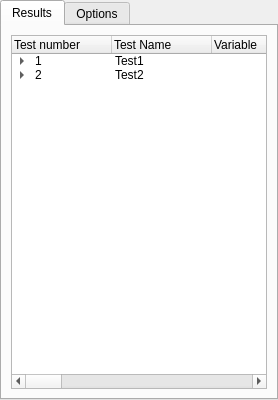
        <widget class="QTabWidget" name="tabWidgetCompute">
         <property name="currentIndex">
          <number>0</number>
         </property>
         <widget class="QWidget" name="tabResults">
          <attribute name="title">
           <string>Results</string>
          </attribute>
          <layout class="QVBoxLayout" name="verticalLayout_3">
           <item>
            <widget class="QTreeWidget" name="treeWidgetComputeResults">
             <attribute name="headerDefaultSectionSize">
              <number>100</number>
             </attribute>
             <column>
              <property name="text">
               <string>Test number</string>
              </property>
             </column>
             <column>
              <property name="text">
               <string>Test Name</string>
              </property>
             </column>
             <column>
              <property name="text">
               <string>Variable</string>
              </property>
             </column>
             <column>
              <property name="text">
               <string>Site#</string>
              </property>
             </column>
             <column>
              <property name="text">
               <string>Mean</string>
              </property>
             </column>
             <column>
              <property name="text">
               <string>Median</string>
              </property>
             </column>
             <column>
              <property name="text">
               <string>Sigma</string>
              </property>
             </column>
             <column>
              <property name="text">
               <string>Robust Sigma</string>
              </property>
             </column>
             <column>
              <property name="text">
               <string>LL2 (N2)</string>
              </property>
             </column>
             <column>
              <property name="text">
               <string>LL1 (N1)</string>
              </property>
             </column>
             <column>
              <property name="text">
               <string>HL1 (N1)</string>
              </property>
             </column>
             <column>
              <property name="text">
               <string>HL2 (N2)</string>
              </property>
             </column>
             <column>
              <property name="text">
               <string>Algorithm</string>
              </property>
             </column>
             <column>
              <property name="text">
               <string>N1</string>
              </property>
             </column>
             <column>
              <property name="text">
               <string>N2</string>
              </property>
             </column>
             <column>
              <property name="text">
               <string>Outliers</string>
              </property>
             </column>
             <item>
              <property name="text">
               <string>1</string>
              </property>
              <property name="text">
               <string>Test1</string>
              </property>
              <property name="text">
               <string/>
              </property>
              <property name="text">
               <string/>
              </property>
              <property name="text">
               <string/>
              </property>
              <property name="text">
               <string/>
              </property>
              <property name="text">
               <string/>
              </property>
              <property name="text">
               <string/>
              </property>
              <property name="text">
               <string/>
              </property>
              <property name="text">
               <string/>
              </property>
              <property name="text">
               <string/>
              </property>
              <property name="text">
               <string/>
              </property>
              <property name="text">
               <string/>
              </property>
              <property name="text">
               <string/>
              </property>
              <property name="text">
               <string/>
              </property>
              <property name="text">
               <string/>
              </property>
              <item>
               <property name="text">
                <string/>
               </property>
               <property name="text">
                <string/>
               </property>
               <property name="text">
                <string>Mean</string>
               </property>
               <property name="text">
                <string/>
               </property>
               <property name="text">
                <string/>
               </property>
               <property name="text">
                <string/>
               </property>
               <property name="text">
                <string/>
               </property>
               <property name="text">
                <string/>
               </property>
               <property name="text">
                <string/>
               </property>
               <property name="text">
                <string/>
               </property>
               <property name="text">
                <string/>
               </property>
               <property name="text">
                <string/>
               </property>
               <property name="text">
                <string/>
               </property>
               <property name="text">
                <string/>
               </property>
               <property name="text">
                <string/>
               </property>
               <property name="text">
                <string/>
               </property>
               <item>
                <property name="text">
                 <string/>
                </property>
                <property name="text">
                 <string/>
                </property>
                <property name="text">
                 <string/>
                </property>
                <property name="text">
                 <string>1</string>
                </property>
                <property name="text">
                 <string>4.9</string>
                </property>
                <property name="text">
                 <string>4.72</string>
                </property>
                <property name="text">
                 <string>0.5</string>
                </property>
                <property name="text">
                 <string>0.46</string>
                </property>
                <property name="text">
                 <string/>
                </property>
                <property name="text">
                 <string/>
                </property>
                <property name="text">
                 <string/>
                </property>
                <property name="text">
                 <string/>
                </property>
                <property name="text">
                 <string>Default</string>
                </property>
                <property name="text">
                 <string/>
                </property>
                <property name="text">
                 <string/>
                </property>
                <property name="text">
                 <string>26</string>
                </property>
               </item>
               <item>
                <property name="text">
                 <string/>
                </property>
                <property name="text">
                 <string/>
                </property>
                <property name="text">
                 <string/>
                </property>
                <property name="text">
                 <string>2</string>
                </property>
                <property name="text">
                 <string>5.1</string>
                </property>
                <property name="text">
                 <string>5.25</string>
                </property>
                <property name="text">
                 <string>0.3</string>
                </property>
                <property name="text">
                 <string>0.32</string>
                </property>
                <property name="text">
                 <string/>
                </property>
                <property name="text">
                 <string/>
                </property>
                <property name="text">
                 <string/>
                </property>
                <property name="text">
                 <string/>
                </property>
                <property name="text">
                 <string>Default</string>
                </property>
                <property name="text">
                 <string/>
                </property>
                <property name="text">
                 <string/>
                </property>
                <property name="text">
                 <string>0</string>
                </property>
               </item>
               <item>
                <property name="text">
                 <string/>
                </property>
                <property name="text">
                 <string/>
                </property>
                <property name="text">
                 <string/>
                </property>
                <property name="text">
                 <string>All</string>
                </property>
                <property name="text">
                 <string>5.0</string>
                </property>
                <property name="text">
                 <string>4.97</string>
                </property>
                <property name="text">
                 <string>0.4</string>
                </property>
                <property name="text">
                 <string>0.45</string>
                </property>
                <property name="text">
                 <string/>
                </property>
                <property name="text">
                 <string/>
                </property>
                <property name="text">
                 <string/>
                </property>
                <property name="text">
                 <string/>
                </property>
                <property name="text">
                 <string>Default</string>
                </property>
                <property name="text">
                 <string/>
                </property>
                <property name="text">
                 <string/>
                </property>
                <property name="text">
                 <string>10</string>
                </property>
               </item>
              </item>
              <item>
               <property name="text">
                <string/>
               </property>
               <property name="text">
                <string/>
               </property>
               <property name="text">
                <string>Sigma</string>
               </property>
               <property name="text">
                <string/>
               </property>
               <property name="text">
                <string/>
               </property>
               <property name="text">
                <string/>
               </property>
               <property name="text">
                <string/>
               </property>
               <property name="text">
                <string/>
               </property>
               <property name="text">
                <string/>
               </property>
               <property name="text">
                <string/>
               </property>
               <property name="text">
                <string/>
               </property>
               <property name="text">
                <string/>
               </property>
               <property name="text">
                <string/>
               </property>
               <property name="text">
                <string/>
               </property>
               <property name="text">
                <string/>
               </property>
               <property name="text">
                <string/>
               </property>
               <item>
                <property name="text">
                 <string/>
                </property>
                <property name="text">
                 <string/>
                </property>
                <property name="text">
                 <string/>
                </property>
                <property name="text">
                 <string>1</string>
                </property>
                <property name="text">
                 <string>1.4</string>
                </property>
                <property name="text">
                 <string>1.45</string>
                </property>
                <property name="text">
                 <string>0.04</string>
                </property>
                <property name="text">
                 <string>0.035</string>
                </property>
                <property name="text">
                 <string/>
                </property>
                <property name="text">
                 <string/>
                </property>
                <property name="text">
                 <string/>
                </property>
                <property name="text">
                 <string/>
                </property>
                <property name="text">
                 <string>Default</string>
                </property>
                <property name="text">
                 <string/>
                </property>
                <property name="text">
                 <string/>
                </property>
                <property name="text">
                 <string>0</string>
                </property>
               </item>
               <item>
                <property name="text">
                 <string/>
                </property>
                <property name="text">
                 <string/>
                </property>
                <property name="text">
                 <string/>
                </property>
                <property name="text">
                 <string>2</string>
                </property>
                <property name="text">
                 <string>1.9</string>
                </property>
                <property name="text">
                 <string>1.78</string>
                </property>
                <property name="text">
                 <string>0.07</string>
                </property>
                <property name="text">
                 <string>0.06</string>
                </property>
                <property name="text">
                 <string/>
                </property>
                <property name="text">
                 <string/>
                </property>
                <property name="text">
                 <string/>
                </property>
                <property name="text">
                 <string/>
                </property>
                <property name="text">
                 <string>Default</string>
                </property>
                <property name="text">
                 <string/>
                </property>
                <property name="text">
                 <string/>
                </property>
                <property name="text">
                 <string>0</string>
                </property>
               </item>
               <item>
                <property name="text">
                 <string/>
                </property>
                <property name="text">
                 <string/>
                </property>
                <property name="text">
                 <string/>
                </property>
                <property name="text">
                 <string>All</string>
                </property>
                <property name="text">
                 <string>1.6</string>
                </property>
                <property name="text">
                 <string>1.64</string>
                </property>
                <property name="text">
                 <string>0.06</string>
                </property>
                <property name="text">
                 <string>0.054</string>
                </property>
                <property name="text">
                 <string/>
                </property>
                <property name="text">
                 <string/>
                </property>
                <property name="text">
                 <string/>
                </property>
                <property name="text">
                 <string/>
                </property>
                <property name="text">
                 <string>Default</string>
                </property>
                <property name="text">
                 <string/>
                </property>
                <property name="text">
                 <string/>
                </property>
                <property name="text">
                 <string>0</string>
                </property>
               </item>
              </item>
             </item>
             <item>
              <property name="text">
               <string>2</string>
              </property>
              <property name="text">
               <string>Test2</string>
              </property>
              <property name="text">
               <string/>
              </property>
              <property name="text">
               <string/>
              </property>
              <property name="text">
               <string/>
              </property>
              <property name="text">
               <string/>
              </property>
              <property name="text">
               <string/>
              </property>
              <property name="text">
               <string/>
              </property>
              <property name="text">
               <string/>
              </property>
              <property name="text">
               <string/>
              </property>
              <property name="text">
               <string/>
              </property>
              <property name="text">
               <string/>
              </property>
              <property name="text">
               <string/>
              </property>
              <property name="text">
               <string/>
              </property>
              <property name="text">
               <string/>
              </property>
              <property name="text">
               <string/>
              </property>
              <item>
               <property name="text">
                <string/>
               </property>
               <property name="text">
                <string/>
               </property>
               <property name="text">
                <string>Mean</string>
               </property>
               <property name="text">
                <string/>
               </property>
               <property name="text">
                <string/>
               </property>
               <property name="text">
                <string/>
               </property>
               <property name="text">
                <string/>
               </property>
               <property name="text">
                <string/>
               </property>
               <property name="text">
                <string/>
               </property>
               <property name="text">
                <string/>
               </property>
               <property name="text">
                <string/>
               </property>
               <property name="text">
                <string/>
               </property>
               <property name="text">
                <string/>
               </property>
               <property name="text">
                <string/>
               </property>
               <property name="text">
                <string/>
               </property>
               <property name="text">
                <string/>
               </property>
               <item>
                <property name="text">
                 <string/>
                </property>
                <property name="text">
                 <string/>
                </property>
                <property name="text">
                 <string/>
                </property>
                <property name="text">
                 <string>1</string>
                </property>
                <property name="text">
                 <string>-24.5</string>
                </property>
                <property name="text">
                 <string>-22.6</string>
                </property>
                <property name="text">
                 <string>0.2</string>
                </property>
                <property name="text">
                 <string>0.1</string>
                </property>
                <property name="text">
                 <string/>
                </property>
                <property name="text">
                 <string/>
                </property>
                <property name="text">
                 <string/>
                </property>
                <property name="text">
                 <string/>
                </property>
                <property name="text">
                 <string>Default</string>
                </property>
                <property name="text">
                 <string/>
                </property>
                <property name="text">
                 <string/>
                </property>
                <property name="text">
                 <string>2</string>
                </property>
               </item>
               <item>
                <property name="text">
                 <string/>
                </property>
                <property name="text">
                 <string/>
                </property>
                <property name="text">
                 <string/>
                </property>
                <property name="text">
                 <string>2</string>
                </property>
                <property name="text">
                 <string>-12.6</string>
                </property>
                <property name="text">
                 <string>-10.4</string>
                </property>
                <property name="text">
                 <string>1.4</string>
                </property>
                <property name="text">
                 <string>1.2</string>
                </property>
                <property name="text">
                 <string/>
                </property>
                <property name="text">
                 <string/>
                </property>
                <property name="text">
                 <string/>
                </property>
                <property name="text">
                 <string/>
                </property>
                <property name="text">
                 <string>Default</string>
                </property>
                <property name="text">
                 <string/>
                </property>
                <property name="text">
                 <string/>
                </property>
                <property name="text">
                 <string>5</string>
                </property>
               </item>
               <item>
                <property name="text">
                 <string/>
                </property>
                <property name="text">
                 <string/>
                </property>
                <property name="text">
                 <string/>
                </property>
                <property name="text">
                 <string>All</string>
                </property>
                <property name="text">
                 <string>-18.0</string>
                </property>
                <property name="text">
                 <string>-16.7</string>
                </property>
                <property name="text">
                 <string>0.8</string>
                </property>
                <property name="text">
                 <string>0.65</string>
                </property>
                <property name="text">
                 <string/>
                </property>
                <property name="text">
                 <string/>
                </property>
                <property name="text">
                 <string/>
                </property>
                <property name="text">
                 <string/>
                </property>
                <property name="text">
                 <string>Default</string>
                </property>
                <property name="text">
                 <string/>
                </property>
                <property name="text">
                 <string/>
                </property>
                <property name="text">
                 <string>3</string>
                </property>
               </item>
              </item>
              <item>
               <property name="text">
                <string/>
               </property>
               <property name="text">
                <string/>
               </property>
               <property name="text">
                <string>Sigma</string>
               </property>
               <property name="text">
                <string/>
               </property>
               <property name="text">
                <string/>
               </property>
               <property name="text">
                <string/>
               </property>
               <property name="text">
                <string/>
               </property>
               <property name="text">
                <string/>
               </property>
               <property name="text">
                <string/>
               </property>
               <property name="text">
                <string/>
               </property>
               <property name="text">
                <string/>
               </property>
               <property name="text">
                <string/>
               </property>
               <property name="text">
                <string/>
               </property>
               <property name="text">
                <string/>
               </property>
               <property name="text">
                <string/>
               </property>
               <property name="text">
                <string/>
               </property>
               <item>
                <property name="text">
                 <string/>
                </property>
                <property name="text">
                 <string/>
                </property>
                <property name="text">
                 <string/>
                </property>
                <property name="text">
                 <string>1</string>
                </property>
                <property name="text">
                 <string>4.6</string>
                </property>
                <property name="text">
                 <string>4.76</string>
                </property>
                <property name="text">
                 <string>0.6</string>
                </property>
                <property name="text">
                 <string>0.62</string>
                </property>
                <property name="text">
                 <string/>
                </property>
                <property name="text">
                 <string/>
                </property>
                <property name="text">
                 <string/>
                </property>
                <property name="text">
                 <string/>
                </property>
                <property name="text">
                 <string>Default</string>
                </property>
                <property name="text">
                 <string/>
                </property>
                <property name="text">
                 <string/>
                </property>
                <property name="text">
                 <string>98</string>
                </property>
               </item>
               <item>
                <property name="text">
                 <string/>
                </property>
                <property name="text">
                 <string/>
                </property>
                <property name="text">
                 <string/>
                </property>
                <property name="text">
                 <string>2</string>
                </property>
                <property name="text">
                 <string>5.4</string>
                </property>
                <property name="text">
                 <string>5.34</string>
                </property>
                <property name="text">
                 <string>0.5</string>
                </property>
                <property name="text">
                 <string>0.54</string>
                </property>
                <property name="text">
                 <string/>
                </property>
                <property name="text">
                 <string/>
                </property>
                <property name="text">
                 <string/>
                </property>
                <property name="text">
                 <string/>
                </property>
                <property name="text">
                 <string>Default</string>
                </property>
                <property name="text">
                 <string/>
                </property>
                <property name="text">
                 <string/>
                </property>
                <property name="text">
                 <string>7</string>
                </property>
               </item>
               <item>
                <property name="text">
                 <string/>
                </property>
                <property name="text">
                 <string/>
                </property>
                <property name="text">
                 <string/>
                </property>
                <property name="text">
                 <string>All</string>
                </property>
                <property name="text">
                 <string>5.1</string>
                </property>
                <property name="text">
                 <string>5.12</string>
                </property>
                <property name="text">
                 <string>0.5</string>
                </property>
                <property name="text">
                 <string>0.58</string>
                </property>
                <property name="text">
                 <string/>
                </property>
                <property name="text">
                 <string/>
                </property>
                <property name="text">
                 <string/>
                </property>
                <property name="text">
                 <string/>
                </property>
                <property name="text">
                 <string>Median +- N*IQR</string>
                </property>
                <property name="text">
                 <string>2</string>
                </property>
                <property name="text">
                 <string>3</string>
                </property>
                <property name="text">
                 <string>66</string>
                </property>
               </item>
              </item>
             </item>
            </widget>
           </item>
          </layout>
         </widget>
         <widget class="QWidget" name="tabOptions">
          <attribute name="title">
           <string>Options</string>
          </attribute>
          <layout class="QVBoxLayout" name="verticalLayout">
           <item>
            <widget class="QTableWidget" name="tableWidget">
             <attribute name="verticalHeaderVisible">
              <bool>false</bool>
             </attribute>
             <row>
              <property name="text">
               <string>New Row</string>
              </property>
             </row>
             <row>
              <property name="text">
               <string>New Row</string>
              </property>
             </row>
             <row>
              <property name="text">
               <string>New Row</string>
              </property>
             </row>
             <column>
              <property name="text">
               <string>Property</string>
              </property>
             </column>
             <column>
              <property name="text">
               <string>Value</string>
              </property>
             </column>
             <item row="0" column="0">
              <property name="text">
               <string>Minimum data points to compute limits</string>
              </property>
             </item>
             <item row="0" column="1">
              <property name="text">
               <string>30</string>
              </property>
             </item>
             <item row="1" column="0">
              <property name="text">
               <string>Ignore data points with sigma=0</string>
              </property>
             </item>
             <item row="1" column="1">
              <property name="text">
               <string>true</string>
              </property>
             </item>
             <item row="2" column="0">
              <property name="text">
               <string>Ignore outliers when computing limits</string>
              </property>
             </item>
             <item row="2" column="1">
              <property name="text">
               <string>true</string>
              </property>
             </item>
            </widget>
           </item>
           <item>
            <spacer name="verticalSpacer">
             <property name="orientation">
              <enum>Qt::Vertical</enum>
             </property>
             <property name="sizeHint" stdset="0">
              <size>
               <width>20</width>
               <height>168</height>
              </size>
             </property>
            </spacer>
           </item>
          </layout>
         </widget>
        </widget>
